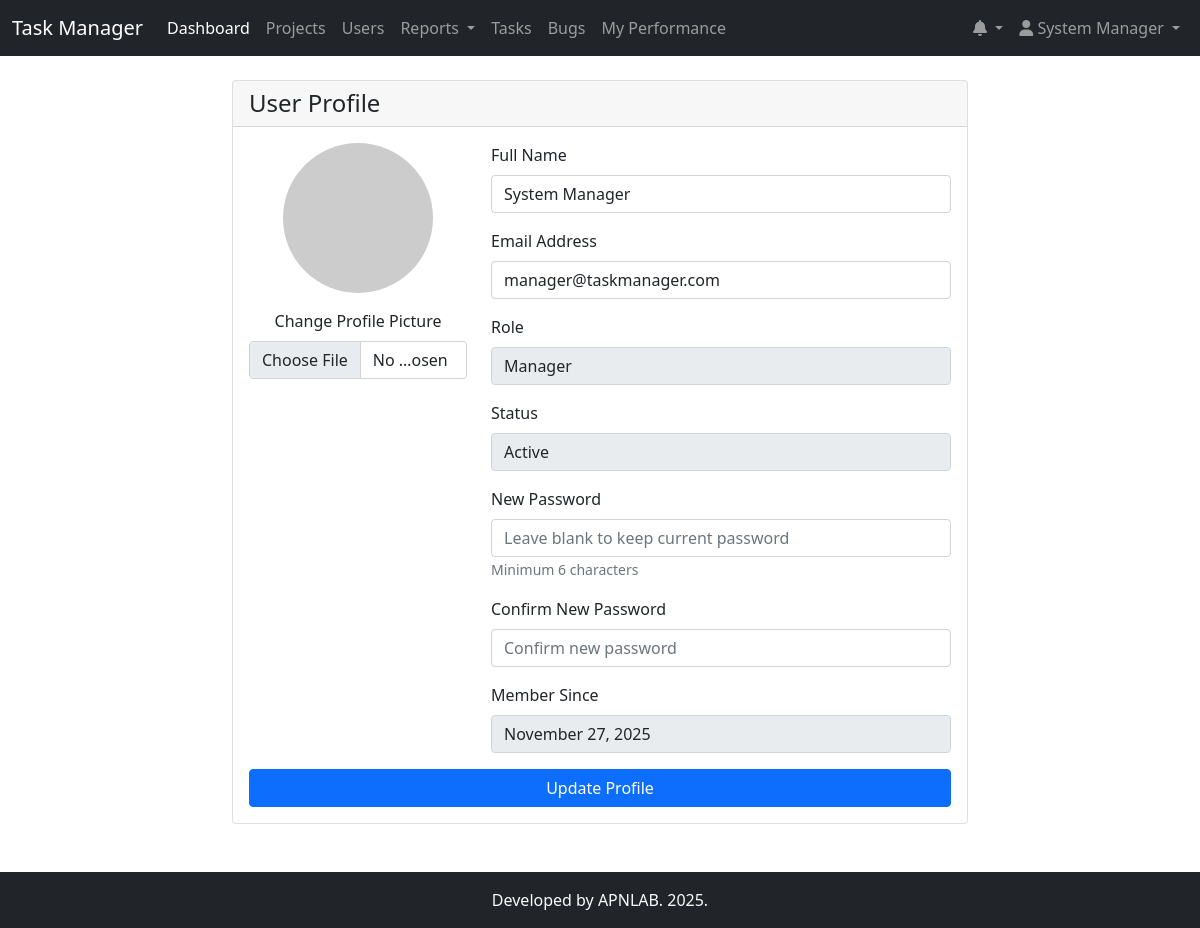
The app's page /profile.php (signed in) with its own data.
### tables this page shows
CREATE TABLE `users` (
  `id` int(11) NOT NULL,
  `email` varchar(255) NOT NULL,
  `name` varchar(255) NOT NULL,
  `password` varchar(255) NOT NULL,
  `role` enum('manager','qa','developer') NOT NULL,
  `status` enum('active','inactive') DEFAULT 'active',
  `image` varchar(255) DEFAULT NULL,
  `created_by` int(11) DEFAULT NULL,
  `created_at` timestamp NOT NULL DEFAULT current_timestamp()
);

### profile.php (the view, shortened to what this page needs)
<?php
$database = new Database();
$db = $database->getConnection();
$query = "SELECT * FROM users WHERE id = :user_id";
$stmt = $db->prepare($query);
$stmt->bindParam(':user_id', $_SESSION['user_id']);
$stmt->execute();
$user = $stmt->fetch(PDO::FETCH_ASSOC);
?>
<!DOCTYPE html>
<html lang="en">
<head>
    <link href="https://cdn.jsdelivr.net/npm/bootstrap@5.1.3/dist/css/bootstrap.min.css" rel="stylesheet">
    <link href="https://cdnjs.cloudflare.com/ajax/libs/font-awesome/6.0.0/css/all.min.css" rel="stylesheet">
</head>
<body>
    <?php include 'includes/header.php'; ?>
    <div class="container mt-4">
        <div class="row justify-content-center">
            <div class="col-md-8">
                <div class="card">
                    <div class="card-header">
                        <h4 class="mb-0">User Profile</h4>
                    </div>
                    <div class="card-body">
                        <form method="POST" enctype="multipart/form-data">
                            <div class="row">
                                <div class="col-md-4 text-center mb-4">
                                    <div class="mb-3">
                                        <img src="<?= $user['image'] ?: 'https://via.placeholder.com/150' ?>"
                                             class="rounded-circle" width="150" height="150" id="profileImage">
                                    </div>
                                    <div class="mb-3">
                                        <label for="image" class="form-label">Change Profile Picture</label>
                                        <input type="file" class="form-control" name="image" id="image" accept="image/*">
                                    </div>
                                </div>
                                <div class="col-md-8">
                                    <div class="mb-3">
                                        <label class="form-label">Full Name</label>
                                        <input type="text" class="form-control" name="name" value="<?= htmlspecialchars($user['name']) ?>" required>
                                    </div>
                                    <div class="mb-3">
                                        <label class="form-label">Email Address</label>
                                        <input type="email" class="form-control" name="email" value="<?= htmlspecialchars($user['email']) ?>" required>
                                    </div>
                                    <div class="mb-3">
                                        <label class="form-label">Role</label>
                                        <input type="text" class="form-control" value="<?= ucfirst($user['role']) ?>" disabled>
                                    </div>
                                    <div class="mb-3">
                                        <label class="form-label">Status</label>
                                        <input type="text" class="form-control" value="<?= ucfirst($user['status']) ?>" disabled>
                                    </div>
                                    <div class="mb-3">
                                        <label class="form-label">New Password</label>
                                        <input type="password" class="form-control" name="password" placeholder="Leave blank to keep current password">
                                        <small class="text-muted">Minimum 6 characters</small>
                                    </div>
                                    <div class="mb-3">
                                        <label class="form-label">Confirm New Password</label>
                                        <input type="password" class="form-control" name="confirm_password" placeholder="Confirm new password">
                                    </div>
                                    <div class="mb-3">
                                        <label class="form-label">Member Since</label>
                                        <input type="text" class="form-control" value="<?= date('F j, Y', strtotime($user['created_at'])) ?>" disabled>
                                    </div>
                                </div>
                            </div>
                            <div class="d-grid">
                                <button type="submit" name="update_profile" class="btn btn-primary">Update Profile</button>
                            </div>
                        </form>
                    </div>
                </div>
            </div>
        </div>
    </div>
</body>
<footer class="bg-dark text-light text-center py-3 mt-5">
    <div class="container">
        <p class="mb-0">Developed by APNLAB. 2025.</p>
    </div>
</footer>
</html>

### records on screen
users: name "System Manager", email "manager@taskmanager.com", role "Manager", status "Active", created_at "November 27, 2025"

### other values on screen
$_SESSION['user_name'] "System Manager"
